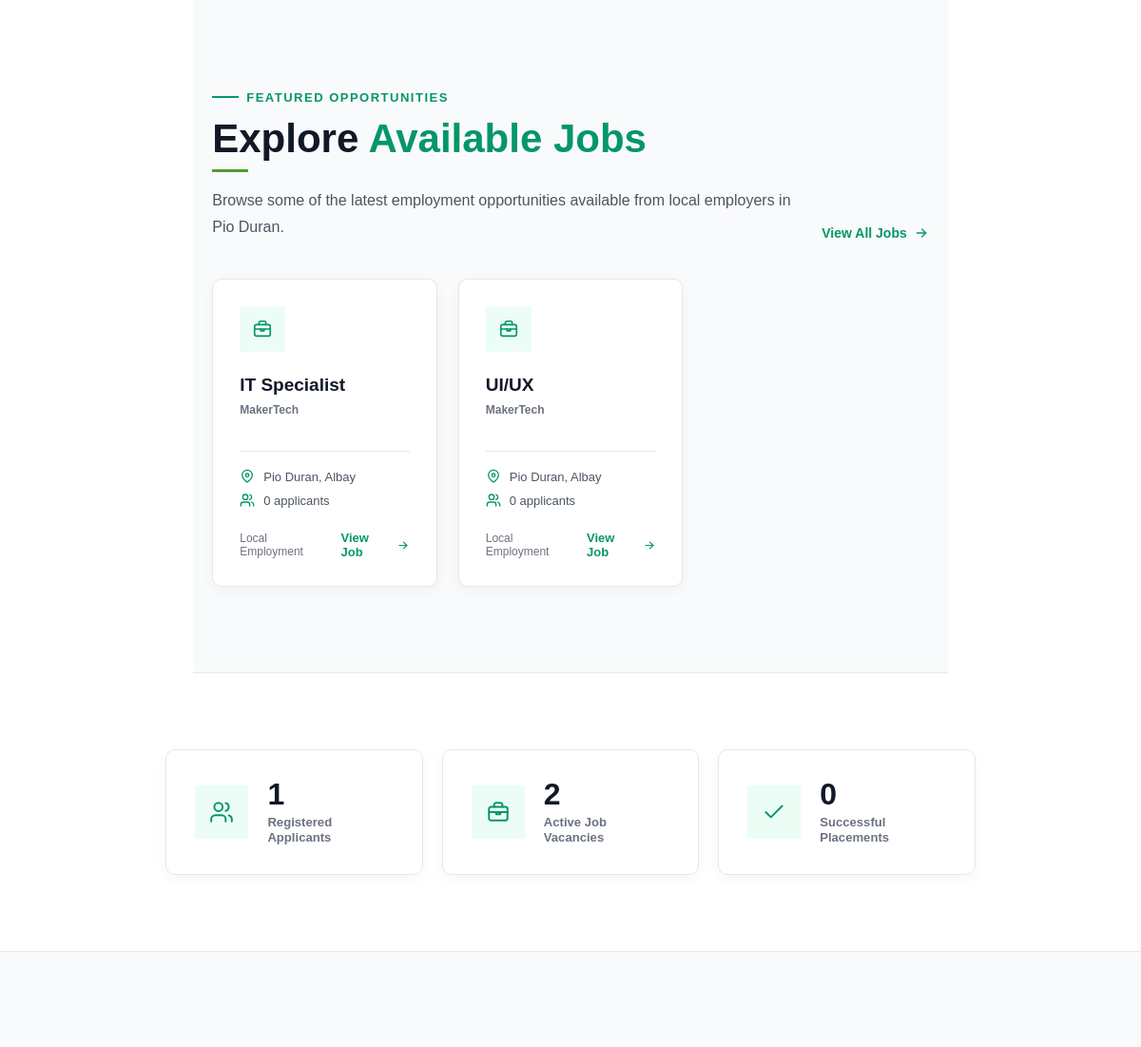
The app's page / (middle part), older data.
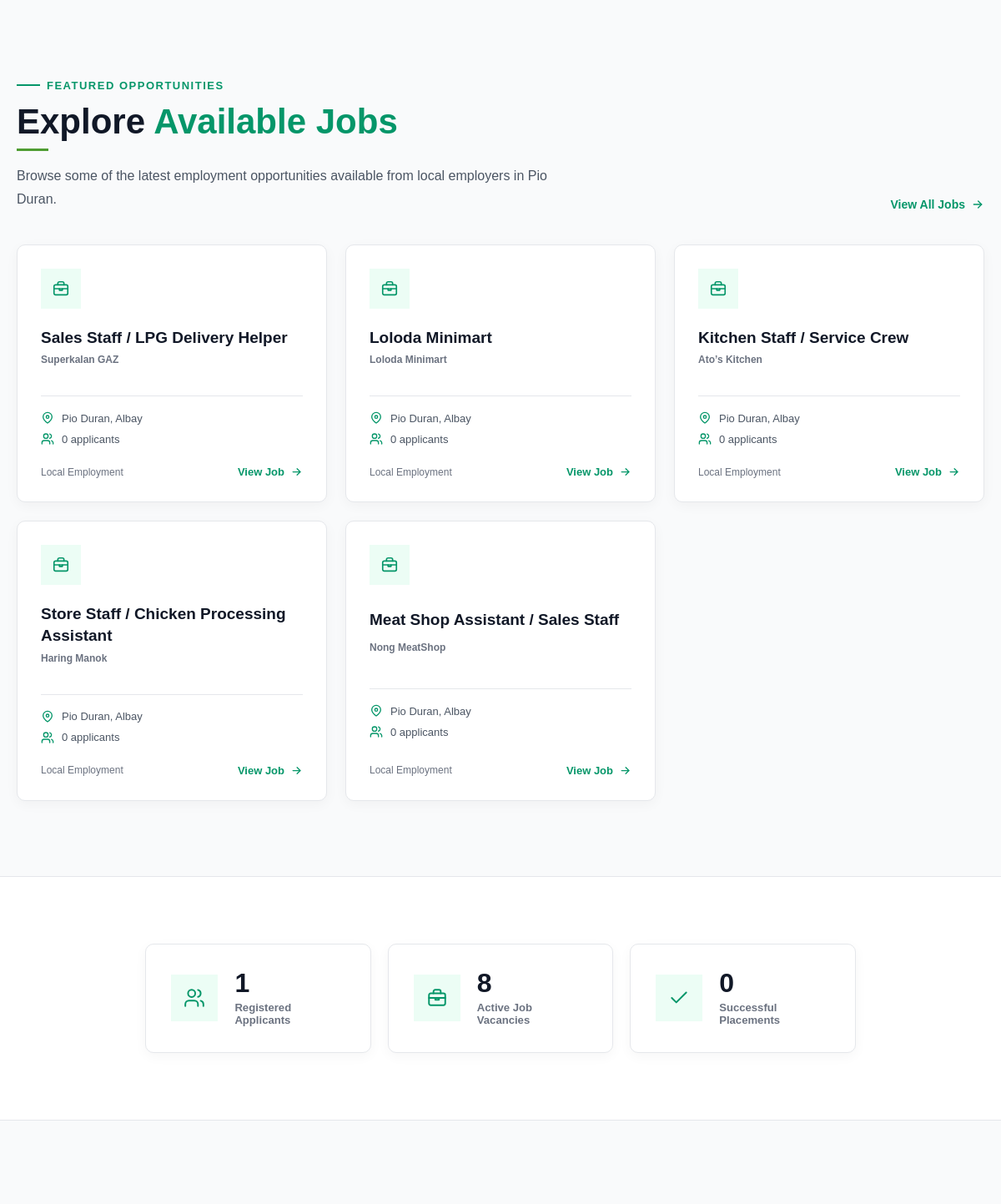
The same page, newer data.
### employer/models.py (models this page shows, shortened)
class JobPost(models.Model):
    STATUS_CHOICES = (
        ("pending", "Pending Review"),
        ("approved", "Approved"),
        ("rejected", "Rejected"),
    )
    JOB_TYPE = (
        ("full_time", "Full Time"),
        ("part_time", "Part Time"),
        ("contract", "Contract"),
        ("internship", "Internship"),
        ("temporary", "Temporary"),
    )
    employer = models.ForeignKey(
        Employer,
        on_delete=models.CASCADE,
        related_name="jobs"
    )
    title = models.CharField(max_length=255)
    description = models.TextField()
    qualifications = models.TextField()
    responsibilities = models.TextField(blank=True)
    salary = models.DecimalField(
        max_digits=10,
        decimal_places=2,
        null=True,
        blank=True
    )
    location = models.CharField(max_length=255)
    job_type = models.CharField(
        max_length=20,
        choices=JOB_TYPE,
        default="full_time"
    )
    vacancies = models.PositiveIntegerField(default=1)
    deadline = models.DateField()
    status = models.CharField(
        max_length=20,
        choices=STATUS_CHOICES,
        default="pending"
    )
    admin_remarks = models.TextField(blank=True)
    created_at = models.DateTimeField(auto_now_add=True)
    updated_at = models.DateTimeField(auto_now=True)
    approved_at = models.DateTimeField(
        null=True,
        blank=True
    )

class Employer(models.Model):
    employer = models.OneToOneField(User, on_delete=models.CASCADE)
    company_name = models.CharField(max_length=255)
    business_permit_no = models.CharField(max_length=255, unique=True)
    contact_no = models.CharField(max_length=11, unique=True)
    description = models.TextField()
    company_logo = models.ImageField(upload_to="company_logo")
    created_at = models.DateTimeField(auto_now_add=True)
    is_active = models.BooleanField(default=True)

### home/views.py (the view)
# urls.py: path('', views.home_view, name='home'),
def home_view(request):
    featured_jobs = (
        JobPost.objects
        .filter(status="approved")
        .annotate(
            application_count=Count("applications")
        )
        .order_by(
            "-application_count",
            "-created_at"
        )[:5]
    )
    registered_applicants = Applicant.objects.count()
    active_job_vacancies = JobPost.objects.filter(
        status="approved"
    ).count()
    successful_placements = JobApplication.objects.filter(
        status="accepted"
    ).count()
    return render(
        request,
        "pages/home_view.html",
        {
            "featured_jobs": featured_jobs,
            "registered_applicants": registered_applicants,
            "active_job_vacancies": active_job_vacancies,
            "successful_placements": successful_placements,
        }
    )

### home/templates/pages/home_view.html (shortened to what the changed rows need)
{% extends "home_base.html" %}
{% load static %}
{% block content %}
<section class="featured-section">
    <div class="section-container">
        <div class="section-heading-row">
            <div>
                <h2 class="section-title">
                    Explore <span>Available Jobs</span>
                </h2>
            </div>
        </div>
        <div class="jobs-grid">
            {% for job in featured_jobs %}
                <article class="job-card">
                    <div class="job-card-header">
                        <div class="job-icon">
                            <svg
                                viewBox="0 0 24 24"
                                fill="none"
                                stroke="currentColor"
                                stroke-width="1.8"
                                stroke-linecap="round"
                                stroke-linejoin="round"
                            >
                                <rect
                                    x="3"
                                    y="7"
                                    width="18"
                                    height="13"
                                    rx="2"
                                ></rect>
                                <path d="M8 7V5a2 2 0 0 1 2-2h4a2 2 0 0 1 2 2v2"></path>
                                <path d="M3 12h18"></path>
                                <path d="M10 12v2h4v-2"></path>
                            </svg>
                        </div>
                    </div>
                    <h3 class="job-title">
                        {{ job.title }}
                    </h3>
                    <p class="job-company">
                        {{ job.employer.company_name }}
                    </p>
                    <div class="job-meta">
                        <div class="job-meta-item">
                            <svg
                                viewBox="0 0 24 24"
                                fill="none"
                                stroke="currentColor"
                                stroke-width="2"
                                stroke-linecap="round"
                                stroke-linejoin="round"
                            >
                                <path d="M20 10c0 5-8 11-8 11S4 15 4 10a8 8 0 1 1 16 0Z"></path>
                                <circle cx="12" cy="10" r="2.5"></circle>
                            </svg>
                            {{ job.location }}
                        </div>
                        <div class="job-meta-item">
                            <svg
                                viewBox="0 0 24 24"
                                fill="none"
                                stroke="currentColor"
                                stroke-width="2"
                                stroke-linecap="round"
                                stroke-linejoin="round"
                            >
                                <path d="M16 21v-2a4 4 0 0 0-4-4H6a4 4 0 0 0-4 4v2"></path>
                                <circle cx="9" cy="7" r="4"></circle>
                                <path d="M22 21v-2a4 4 0 0 0-3-3.87"></path>
                                <path d="M16 3.13a4 4 0 0 1 0 7.75"></path>
                            </svg>
                            {{ job.application_count }} applicants
                        </div>
                    </div>
                    <div class="job-footer">
                        <span class="applicant-count">
                            Local Employment
                        </span>
                        <a
                            href="{% url 'job_details' job.id %}"
                            class="job-view-btn"
                        >
                            View Job
                            <svg
                                viewBox="0 0 24 24"
                                fill="none"
                                stroke="currentColor"
                                stroke-width="2"
                                stroke-linecap="round"
                                stroke-linejoin="round"
                            >
                                <path d="M5 12h14"></path>
                                <path d="m13 6 6 6-6 6"></path>
                            </svg>
                        </a>
                    </div>
                </article>
            {% endfor %}
        </div>
    </div>
</section>
<section class="stats-section">
    <div class="section-container">
        <div class="stats-grid">
            <div class="stat-card">
                <div>
                    <h3 class="stat-number">
                        {{ active_job_vacancies }}
                    </h3>
                    <p class="stat-label">
                        Active Job Vacancies
                    </p>
                </div>
            </div>
        </div>
    </div>
</section>
{% endblock %}

Row changes from the older to the newer data that the page shows:
no longer on this page (row unchanged): JobPost: title "IT Specialist", employer.company_name "MakerTech", location "Pio Duran, Albay", application_count "0"
no longer on this page (row unchanged): JobPost: title "UI/UX", employer.company_name "MakerTech", location "Pio Duran, Albay", application_count "0"
added JobPost: title "Sales Staff / LPG Delivery Helper", employer.company_name "Superkalan GAZ", location "Pio Duran, Albay", application_count "0"
added JobPost: title "Loloda Minimart", employer.company_name "Loloda Minimart", location "Pio Duran, Albay", application_count "0"
added JobPost: title "Kitchen Staff / Service Crew", employer.company_name "Ato’s Kitchen", location "Pio Duran, Albay", application_count "0"
added JobPost: title "Store Staff / Chicken Processing Assistant", employer.company_name "Haring Manok", location "Pio Duran, Albay", application_count "0"
added JobPost: title "Meat Shop Assistant / Sales Staff", employer.company_name "Nong MeatShop", location "Pio Duran, Albay", application_count "0"
Text that changed along with them:
{{ active_job_vacancies }}: "2" → "8"
